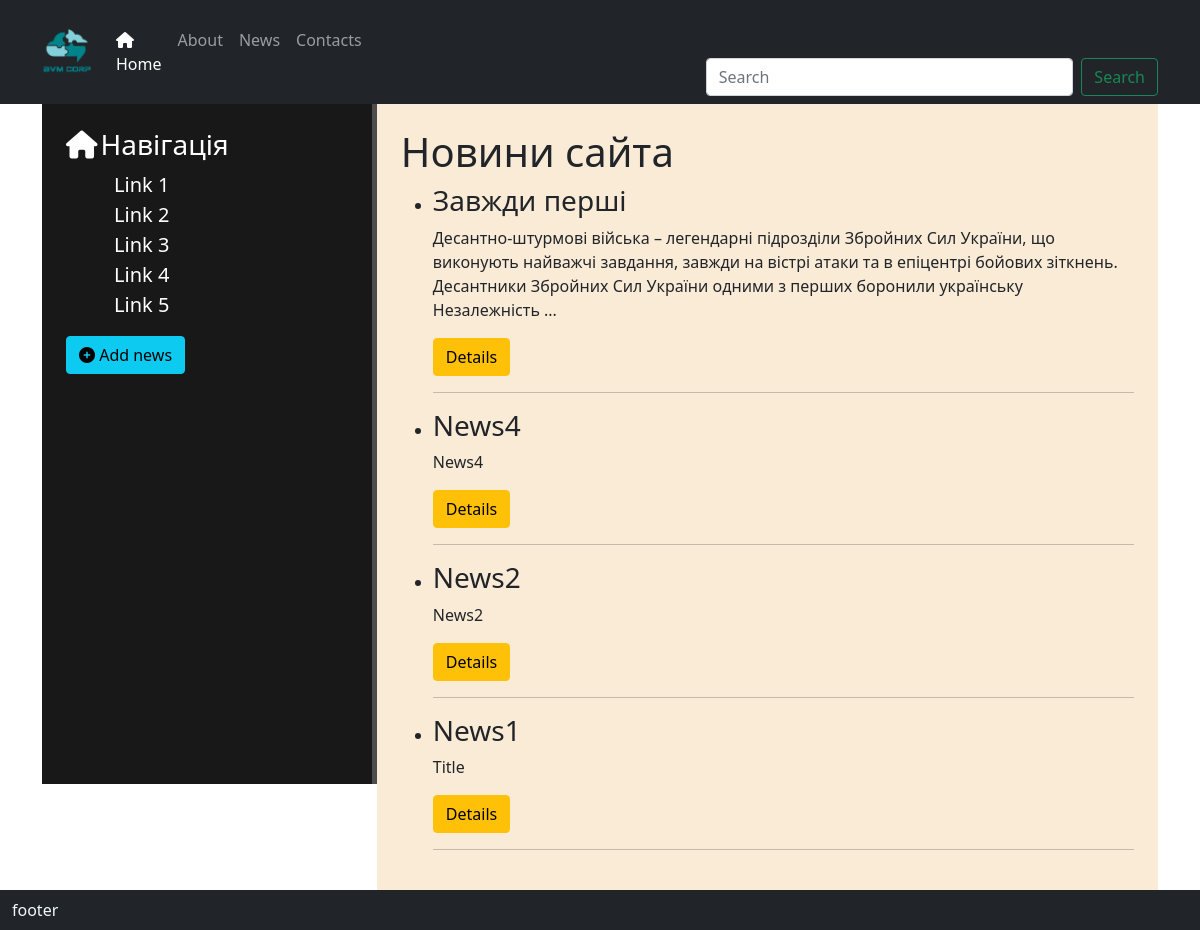
The page /news/ on the database as committed earlier.
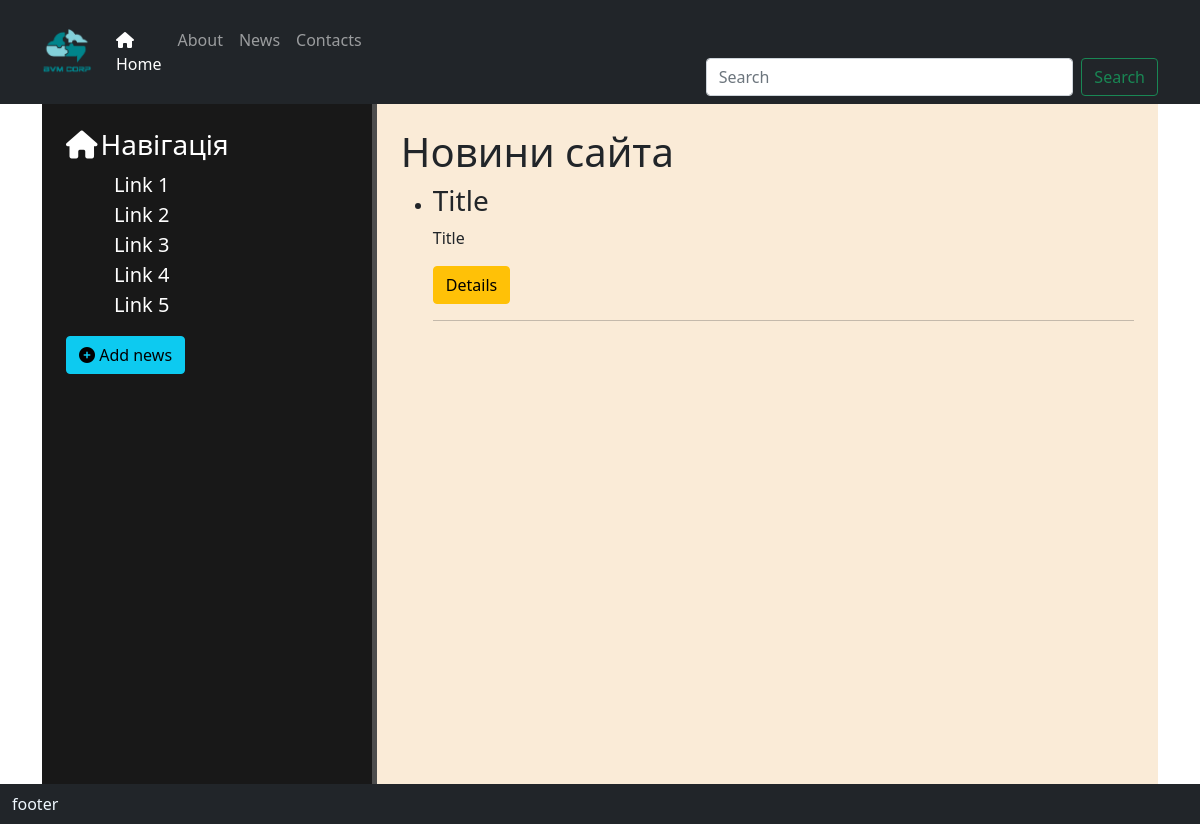
The same page on the database as committed later.
### blog/models.py (models this page shows, shortened)
class Articles(models.Model):
    title = models.CharField('Title', max_length=50, default="Title")
    preview_text = models.CharField('Preview', max_length=250, default="Title")
    full_text = models.TextField('Text')
    date = models.DateTimeField('Data', default=timezone.now, blank=True)
    class Meta:
        verbose_name = 'Article'
        verbose_name_plural = 'Articles'

### blog/views.py (the view)
# urls.py: path('', views.index, name="news"),
def index(request):
    news = Articles.objects.order_by('-date')
    context = {'news': news}
    return render(request, 'blog/index.html', context)

### blog/templates/blog/index.html (shortened to what this page needs)
{% extends 'main/base.html'%}
{% block content %}
<h1>Новини сайта</h1>
{% if news%}
{% for el in news %}
<ul>
    <li>
        <h3>{{el.title}}</h3>
        <p>{{el.preview_text}}</p>
        <a href="{% url 'news_detail' el.id %}" class="btn btn-warning">Details</a>
        <hr>
    </li>
</ul>
{% endfor %}
{% else %}
<p>We don't have news!!!</p>
{% endif %}
{% endblock %}

### main/templates/main/base.html (shortened to what this page needs)
<!doctype html>
{% load static %}
<html lang="ua">
<head>
    <link href="https://cdn.jsdelivr.net/npm/bootstrap@5.0.2/dist/css/bootstrap.min.css" rel="stylesheet">
    <link rel="stylesheet" href="https://cdnjs.cloudflare.com/ajax/libs/font-awesome/6.2.1/css/all.min.css" />
    <link rel="stylesheet" href="{% static 'main/css/style.css' %}">
</head>
<body>
<div class="wrapper">
{% include 'main/includes/header.html' %}
<div class="container d-flex">
    <aside class="p-4">
        <h3><i class="fa-solid fa-house"></i>Навігація</h3>
        <ul>
            <li><a href="#">Link 1</a></li>
            <li><a href="#">Link 2</a></li>
            <li><a href="#">Link 3</a></li>
            <li><a href="#">Link 4</a></li>
            <li><a href="#">Link 5</a></li>
        </ul>
        <a href="{% url 'create'%}" class="btn btn-info" role="button"><i class="fa-sharp fa-solid fa-circle-plus"></i> Add news</a>
    </aside>
    <main class="p-4">
        {% block content %}
  {% endblock %}
    </main>
</div>
{% include 'main/includes/footer.html' %}
</div>
</body>
</html>

### main/templates/main/includes/header.html (shortened to what this page needs)
{% load static %}
<header>
    <nav class="navbar navbar-expand-lg navbar-dark bg-dark">
  <div class="container">
    <a class="navbar-brand" href="{% url 'home' %}">
      <img width="50" src="{% static 'main/images/logo.png' %}" alt="">
    </a>
    <div class="collapse navbar-collapse" id="navbarSupportedContent">
      <ul class="navbar-nav me-auto mb-2 mb-lg-0">
        <li class="nav-item">
          <a class="nav-link active" aria-current="page" href="{% url 'home' %}"><i class="fa-solid fa-house"></i></i></i>Home</a>
        </li>
        <li class="nav-item">
          <a class="nav-link" href="{% url 'about' %}">About</a>
        </li>
        <li class="nav-item">
          <a class="nav-link" href="{% url 'news' %}">News</a>
        </li>
        <li class="nav-item">
          <a class="nav-link" href="{% url 'contacts' %}">Contacts</a>
        </li>
      </ul>
      <form class="d-flex">
        <input class="form-control me-2" type="search" placeholder="Search" aria-label="Search">
        <button class="btn btn-outline-success" type="submit">Search</button>
      </form>
    </div>
  </div>
</nav>
</header>

### main/templates/main/includes/footer.html
<footer class="navbar navbar-dark bg-dark container-fluid center">footer</footer>

### main/static/main/css/style.css (style rules this page uses)
* { margin: 0; padding: 0; box-sizing: border-box; }
.wrapper { max-width: 1350px; width: 100%; margin: 0 auto; }
aside { background-color: #181818; width: 30%; height: 85vh; color: #ffffff; padding: 10px; border-right: 5px solid #4d4d4d; }
aside li { list-style: none; margin-left: 1rem; transition: all 0.3s ease; }
aside a { color: white; font-size: 20px; text-decoration: none; }
main { width: 70%; background-color: antiquewhite; }
header { color: aliceblue; }
footer { color: aliceblue; }
.fa-house { margin-right: 3px; }
form { margin-left: 32%; width: 500px; margin-top: 50px; }

Rows that differ between the two databases and show on the page:
removed Articles: title "Завжди перші", preview_text "Десантно-штурмові війська – легендарні підрозділи Збройних Сил України, що виконують найважчі завдання, завжди на вістрі атаки та в епіцентрі бойових зіткнень. Десантники Збройних Сил України одними з перших боронили українську Незалежність ..."
removed Articles: title "News4", preview_text "News4"
removed Articles: title "News2", preview_text "News2"
changed Articles "Title": title "News1" → "Title"
